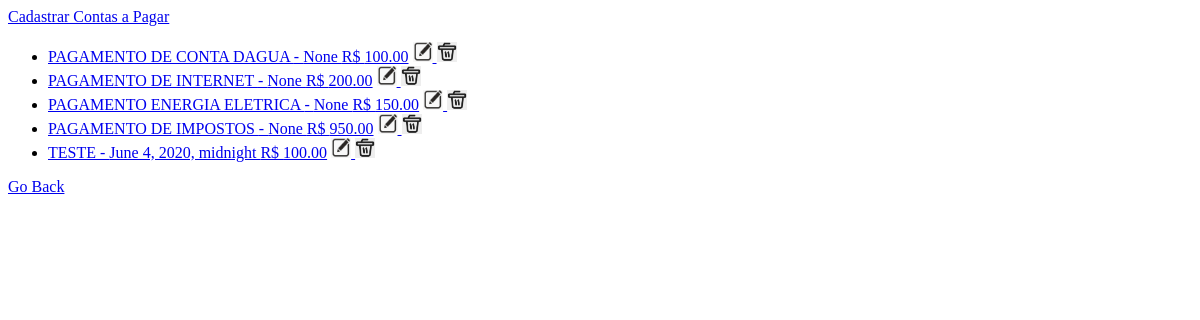
The app's page /finan/listar_pagar/, older data.
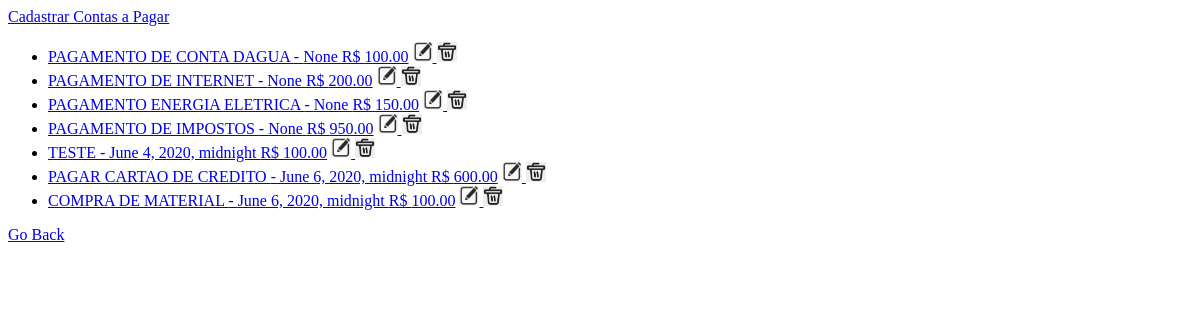
The same page, newer data.
### finan/models/pagar.py (models this page shows)
class Pagar(models.Model):
    descricao = models.CharField(max_length=200)
    valor = models.DecimalField(null=True, blank=True, default=None, max_digits=5, decimal_places=2)
    data_venc = models.DateTimeField(null=True)
    data_pgto = models.DateTimeField(null=True)
    situacao = models.CharField(max_length=10)
    classifica = models.ForeignKey("Classifica_Pagar", blank=True, null=True, on_delete=models.CASCADE)
    forma = models.ForeignKey("Forma_Pagar", blank=True, null=True, on_delete=models.CASCADE)
    objects = PagarDAO()

### finan/views.py (the view)
# urls.py: path('listar_pagar/', views.listar_pagar, name="listar_pagar"),
def listar_pagar(request):
    result = Pagar.objects.all()
    template = loader.get_template('listar_pagar.html')
    context = {
        'lista' : result,
    }
    return HttpResponse(template.render(context, request))

### finan/templates/listar_pagar.html
{% load static %}
<a href="/finan/cadastro_pagar">Cadastrar Contas a Pagar</a><br />
{% if lista %}
	<ul>
	{% for pagar in lista %}
		<li>
            <a href="{% url 'detalhar_pagar' pagar.id %}">{{pagar.descricao}} - {{pagar.data_venc}} R$ {{pagar.valor}}</a>
            <a href="{% url 'editar_pagar' pagar.id %}">
				<img src="{% static 'editar.png' %}" width="20" height="20">
			</a>
			<a href="{% url 'excluir_pagar' pagar.id %}">
				<img src="{% static 'excluir.png' %}" width="20" height="20">
			</a>
		</li>
	{% endfor %}
	</ul>
{% else %}
	<p>Não há Contas a Pagar cadastrada</p>
{% endif %}
<a href="javascript:history.back()">Go Back</a>

Row changes from the older to the newer data that the page shows:
added Pagar: descricao "PAGAR CARTAO DE CREDITO", data_venc "June 6, 2020, midnight", valor "600.00"
added Pagar: descricao "COMPRA DE MATERIAL", data_venc "June 6, 2020, midnight", valor "100.00"
